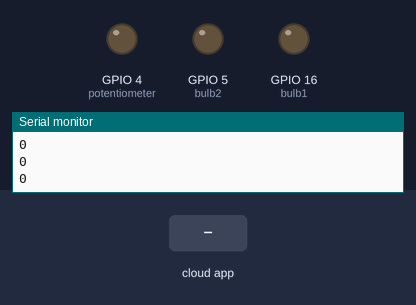
Simulated run of this sketch. Board: ESP8266 (NodeMCU). On the bench: output pins drawn as LEDs (lit = HIGH), the last lines printed to the serial monitor. Inputs (shaded band) come from the test bench. WiFi joins after 1.5 s; servers stay silent unless stated; the Firebase database answers and starts empty.

Above: at 2.7 s.
2.8 s: the phone or cloud app sets Bulb1 to 1
At 4.8 s:
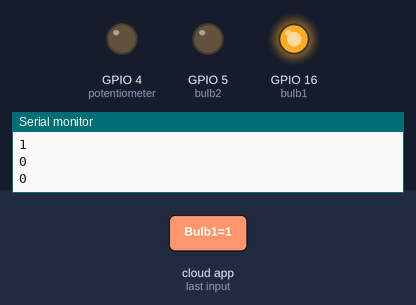
5.1 s: the phone or cloud app sets Bulb2 to 1
At 5.7 s:
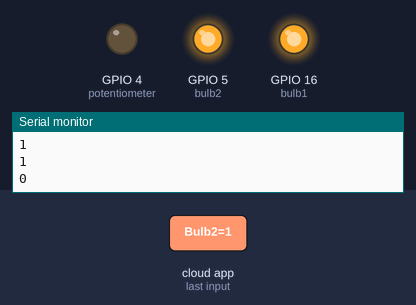
6.7 s: the phone or cloud app sets Potentiometer to 1
At 8.1 s:
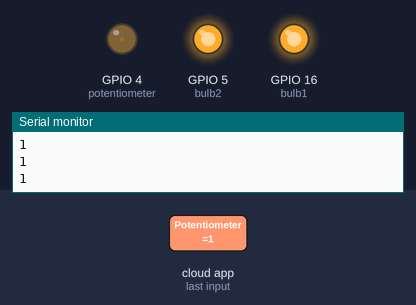
8.4 s: the phone or cloud app sets Bulb1 to 0
At 10.3 s:
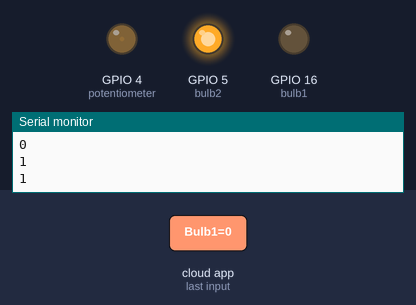
10.6 s: the phone or cloud app sets Bulb2 to 0
At 11.2 s:
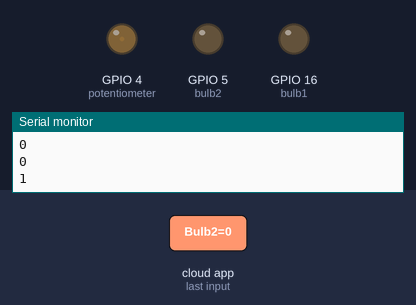
12.2 s: the phone or cloud app sets Bulb1 to 1
At 14.1 s:
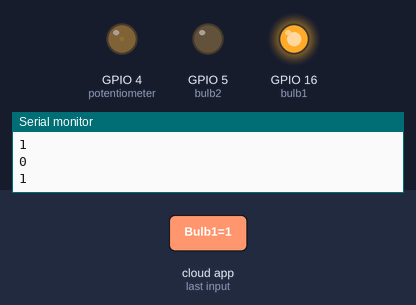
Timing chart, 0 to 15.4 s (numbered marks = the images above; inputs shaded):
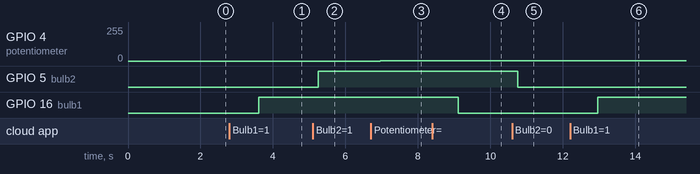

The sketch:

Home_Automation.ino
```cpp
//FirebaseESP8266.h must be included before ESP8266WiFi.h
#include "FirebaseESP8266.h"
#include <ESP8266WiFi.h>

#define FIREBASE_HOST "https://sensorrunner.firebaseio.com/"
#define FIREBASE_AUTH "E7QjG8A4wpwQLChu4DcHY32d6xutP7BPWmGoKlfc"
#define WIFI_SSID "SECURITY BREACH 2.0"
#define WIFI_PASSWORD "manas7890"

//Define FirebaseESP8266 data object
FirebaseData firebaseData;

FirebaseJson json;
int bulb1 = 16;
int bulb2 = 05;
int potentiometer = 04;
int a=0,b=0,c=0;

void setup()
{

  Serial.begin(115200);

  WiFi.begin(WIFI_SSID, WIFI_PASSWORD);
  Serial.print("Connecting to Wi-Fi");
  while (WiFi.status() != WL_CONNECTED)
  {
    Serial.print(".");
    delay(300);
  }
  Serial.println();
  Serial.print("Connected with IP: ");
  Serial.println(WiFi.localIP());
  Serial.println();

  Firebase.begin(FIREBASE_HOST, FIREBASE_AUTH);
  Firebase.reconnectWiFi(true);

  //Set database read timeout to 1 minute (max 15 minutes)
  Firebase.setReadTimeout(firebaseData, 1000 * 60);
  //tiny, small, medium, large and unlimited.
  //Size and its write timeout e.g. tiny (1s), small (10s), medium (30s) and large (60s).
  Firebase.setwriteSizeLimit(firebaseData, "tiny");
  pinMode(bulb1 , OUTPUT)  ;
  pinMode(bulb2  , OUTPUT) ;
  pinMode(potentiometer , OUTPUT)  ;
}

void loop()
{
 Firebase.getInt(firebaseData,"Bulb1",a);
 Firebase.getInt(firebaseData,"Bulb2",b);
 Firebase.getInt(firebaseData,"Potentiometer",c);
 Serial.println(a) ;
 Serial.println(b)  ;
 Serial.println(c)  ;
 if(a==0)
 {
  digitalWrite(bulb1,LOW) ;
 }
 else if (a==1)
 {
  digitalWrite(bulb1,HIGH) ;
 }
 if(b==0)
 {
  digitalWrite(bulb2,LOW) ;
 }
 else if (b==1)
 {
  digitalWrite(bulb2,HIGH) ;
 }
 delay(50) ;
 analogWrite(potentiometer,c) ;
 delay(50) ;
}
```

Measured:
- after the input at 2.8 s, GPIO 16 (bulb1): LOW → HIGH after 0.80 s
- after the input at 5.1 s, GPIO 5 (bulb2): LOW → HIGH after 0.16 s
- after the input at 6.7 s, GPIO 4 (potentiometer): 0/255 → 1/255 after 0.26 s
- after the input at 8.4 s, GPIO 16 (bulb1): HIGH → LOW after 0.71 s
- after the input at 10.6 s, GPIO 5 (bulb2): HIGH → LOW after 0.16 s
- after the input at 12.2 s, GPIO 16 (bulb1): LOW → HIGH after 0.76 s
